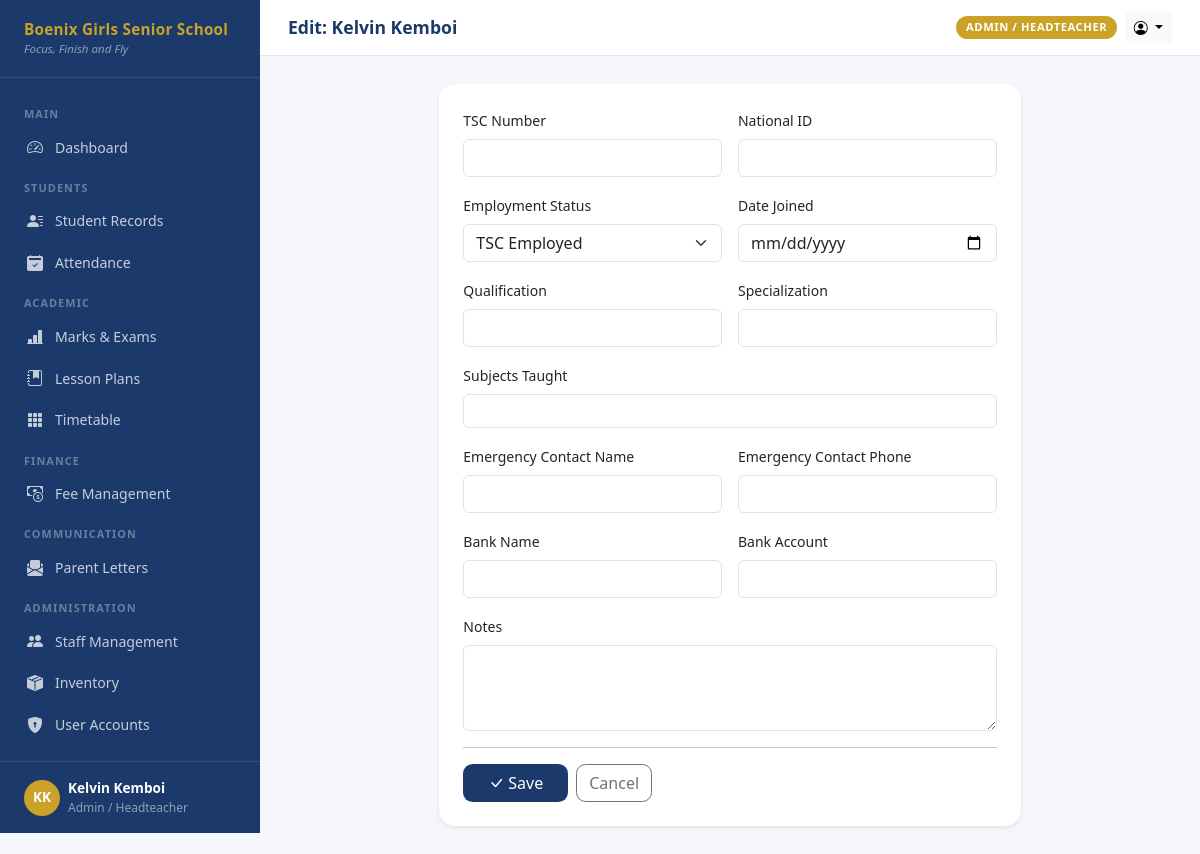
Page /staff/1/edit/ (signed in) on the committed database.
### accounts/models.py (models this page shows, shortened)
class User(AbstractUser):
    ROLE_ADMIN = 'admin'
    ROLE_CLASS_TEACHER = 'class_teacher'
    ROLE_SUBJECT_TEACHER = 'subject_teacher'
    ROLE_PARENT = 'parent'
    ROLE_BURSAR = 'bursar'
    ROLE_AUDITOR = 'auditor'
    ROLE_CHOICES = [
        (ROLE_ADMIN, 'Admin / Headteacher'),
        (ROLE_CLASS_TEACHER, 'Class Teacher'),
        (ROLE_SUBJECT_TEACHER, 'Subject Teacher'),
        (ROLE_PARENT, 'Parent (View Only)'),
        (ROLE_BURSAR, 'Bursar / Accounts'),
        (ROLE_AUDITOR, 'Auditor'),
    ]
    role = models.CharField(
        max_length=20,
        choices=ROLE_CHOICES,
        default=ROLE_SUBJECT_TEACHER,
    )
    phone = models.CharField(max_length=20, blank=True)
    profile_photo = models.ImageField(upload_to='profiles/', blank=True, null=True)
    is_active = models.BooleanField(default=True)
    class_assigned = models.CharField(max_length=20, blank=True, help_text='e.g. Form 4A')
    class Meta:
        verbose_name = 'User'
        verbose_name_plural = 'Users'
        ordering = ['last_name', 'first_name']
    @property
    def is_admin(self):
        return self.role == self.ROLE_ADMIN or self.is_superuser
    @property
    def can_view_fees(self):
        return self.role in (self.ROLE_ADMIN, self.ROLE_BURSAR, self.ROLE_AUDITOR, self.ROLE_PARENT)
    @property
    def can_enter_marks(self):
        return self.role in (self.ROLE_ADMIN, self.ROLE_CLASS_TEACHER, self.ROLE_SUBJECT_TEACHER)

### staff/models.py (models this page shows, shortened)
class StaffProfile(models.Model):
    TSC_STATUS_CHOICES = [
        ('tsc', 'TSC Employed'),
        ('bom', 'BOM Employed'),
        ('intern', 'Teaching Intern'),
        ('support', 'Support Staff'),
    ]
    user = models.OneToOneField(
        'accounts.User', on_delete=models.CASCADE, related_name='staff_profile'
    )
    tsc_number = models.CharField(max_length=30, blank=True, help_text='TSC Registration Number')
    national_id = models.CharField(max_length=20, blank=True)
    employment_status = models.CharField(max_length=20, choices=TSC_STATUS_CHOICES, default='tsc')
    date_joined = models.DateField(null=True, blank=True)
    subjects_taught = models.ManyToManyField('exams.Subject', blank=True, related_name='staff')
    qualification = models.CharField(max_length=120, blank=True, help_text='e.g. B.Ed Science, PGDE')
    specialization = models.CharField(max_length=120, blank=True)
    emergency_contact_name = models.CharField(max_length=80, blank=True)
    emergency_contact_phone = models.CharField(max_length=20, blank=True)
    bank_name = models.CharField(max_length=80, blank=True)
    bank_account = models.CharField(max_length=40, blank=True)
    is_active = models.BooleanField(default=True)
    notes = models.TextField(blank=True)
    class Meta:
        ordering = ['user__last_name']

### staff/views.py (the view)
# urls.py: path('<int:pk>/edit/', views.staff_edit, name='edit'),
@admin_required
def staff_edit(request, pk):
    user = get_object_or_404(User, pk=pk)
    profile, _ = StaffProfile.objects.get_or_create(user=user)
    form = forms.StaffProfileForm(request.POST or None, instance=profile)
    if request.method == 'POST' and form.is_valid():
        form.save()
        messages.success(request, f'{user.get_full_name()} profile updated.')
        return redirect('staff:detail', pk=pk)
    return render(request, 'staff/staff_form.html', {
        'form': form, 'member': user, 'title': f'Edit: {user.get_full_name()}'
    })

### staff/forms.py
class StaffProfileForm(forms.ModelForm):
    class Meta:
        model = StaffProfile
        fields = [
            'tsc_number', 'national_id', 'employment_status', 'date_joined',
            'subjects_taught', 'qualification', 'specialization',
            'emergency_contact_name', 'emergency_contact_phone',
            'bank_name', 'bank_account', 'notes',
        ]
        widgets = {
            'date_joined': forms.DateInput(attrs={'type': 'date', 'class': 'form-control'}),
            'subjects_taught': forms.CheckboxSelectMultiple(),
            'notes': forms.Textarea(attrs={'rows': 3, 'class': 'form-control'}),
        }
    def __init__(self, *args, **kwargs):
        super().__init__(*args, **kwargs)
        for name, field in self.fields.items():
            w = field.widget
            if isinstance(w, forms.Select):
                w.attrs.setdefault('class', 'form-select')
            elif not isinstance(w, (forms.DateInput, forms.CheckboxSelectMultiple, forms.Textarea)):
                w.attrs.setdefault('class', 'form-control')

### boenix_sms/context_processors.py (called while the page is built)
def school_info(request):
    return {
        'SCHOOL_NAME': settings.SCHOOL_NAME,
        'SCHOOL_SHORT': settings.SCHOOL_SHORT,
        'SCHOOL_MOTTO': settings.SCHOOL_MOTTO,
    }

### templates/staff/staff_form.html (shortened to what this page needs)
{% extends 'base.html' %}
{% block page_title %}{{ title }}{% endblock %}
{% block content %}
<div class="row justify-content-center">
  <div class="col-12 col-lg-8">
    <div class="card border-0 shadow-sm p-4" style="border-radius:1rem;">
      <form method="post" novalidate>
        <div class="row g-3">
          <div class="col-md-6"><label class="form-label small fw-600">TSC Number</label>{{ form.tsc_number }}</div>
          <div class="col-md-6"><label class="form-label small fw-600">National ID</label>{{ form.national_id }}</div>
          <div class="col-md-6"><label class="form-label small fw-600">Employment Status</label>{{ form.employment_status }}</div>
          <div class="col-md-6"><label class="form-label small fw-600">Date Joined</label>{{ form.date_joined }}</div>
          <div class="col-md-6"><label class="form-label small fw-600">Qualification</label>{{ form.qualification }}</div>
          <div class="col-md-6"><label class="form-label small fw-600">Specialization</label>{{ form.specialization }}</div>
          <div class="col-12">
            <label class="form-label small fw-600">Subjects Taught</label>
            <div class="p-3 border rounded" style="border-radius:0.6rem;columns:2;">{{ form.subjects_taught }}</div>
          </div>
          <div class="col-md-6"><label class="form-label small fw-600">Emergency Contact Name</label>{{ form.emergency_contact_name }}</div>
          <div class="col-md-6"><label class="form-label small fw-600">Emergency Contact Phone</label>{{ form.emergency_contact_phone }}</div>
          <div class="col-md-6"><label class="form-label small fw-600">Bank Name</label>{{ form.bank_name }}</div>
          <div class="col-md-6"><label class="form-label small fw-600">Bank Account</label>{{ form.bank_account }}</div>
          <div class="col-12"><label class="form-label small fw-600">Notes</label>{{ form.notes }}</div>
        </div>
        <hr class="my-3">
        <div class="d-flex gap-2">
          <button type="submit" class="btn px-4" style="background:#1B3A6B;color:#fff;border-radius:0.6rem;">
            <i class="bi bi-check-lg me-1"></i>Save
          </button>
          <a href="{% url 'staff:detail' member.pk %}" class="btn btn-outline-secondary" style="border-radius:0.6rem;">Cancel</a>
        </div>
      </form>
    </div>
  </div>
</div>
{% endblock %}

### templates/base.html (shortened to what this page needs)
<!DOCTYPE html>
<html lang="en">
<head>
  <link href="https://cdn.jsdelivr.net/npm/bootstrap@5.3.3/dist/css/bootstrap.min.css" rel="stylesheet">
  <link href="https://cdn.jsdelivr.net/npm/bootstrap-icons@1.11.3/font/bootstrap-icons.min.css" rel="stylesheet">
</head>
<body>
<div id="sidebar">
  <div class="sidebar-brand">
    <div class="school-name">{{ SCHOOL_NAME }}</div>
    <div class="school-motto">{{ SCHOOL_MOTTO }}</div>
  </div>
  <nav class="sidebar-nav">
    <div class="nav-section-label">Main</div>
    <a href="{% url 'dashboard:home' %}" class="nav-link {% if request.resolver_match.url_name == 'home' %}active{% endif %}">
      <i class="bi bi-speedometer2"></i> Dashboard
    </a>
    {% if user.is_admin or user.is_class_teacher %}
    <div class="nav-section-label">Students</div>
    <a href="/students/" class="nav-link">
      <i class="bi bi-person-lines-fill"></i> Student Records
    </a>
    <a href="/attendance/" class="nav-link">
      <i class="bi bi-calendar2-check-fill"></i> Attendance
    </a>
    {% endif %}
    {% if user.can_enter_marks %}
    <div class="nav-section-label">Academic</div>
    <a href="/exams/" class="nav-link">
      <i class="bi bi-bar-chart-line-fill"></i> Marks & Exams
    </a>
    <a href="/lessons/" class="nav-link">
      <i class="bi bi-journal-bookmark-fill"></i> Lesson Plans
    </a>
    <a href="/timetable/" class="nav-link">
      <i class="bi bi-grid-3x3-gap-fill"></i> Timetable
    </a>
    {% endif %}
    {% if user.can_view_fees %}
    <div class="nav-section-label">Finance</div>
    <a href="/fees/" class="nav-link">
      <i class="bi bi-cash-coin"></i> Fee Management
    </a>
    {% endif %}
    {% if user.is_admin or user.is_class_teacher %}
    <div class="nav-section-label">Communication</div>
    <a href="/letters/" class="nav-link">
      <i class="bi bi-envelope-paper-fill"></i> Parent Letters
    </a>
    {% endif %}
    {% if user.is_admin %}
    <div class="nav-section-label">Administration</div>
    <a href="/staff/" class="nav-link">
      <i class="bi bi-people-fill"></i> Staff Management
    </a>
    <a href="/inventory/" class="nav-link">
      <i class="bi bi-box-seam-fill"></i> Inventory
    </a>
    <a href="{% url 'accounts:user_list' %}" class="nav-link">
      <i class="bi bi-shield-lock-fill"></i> User Accounts
    </a>
    {% endif %}
  </nav>
  <div class="sidebar-footer">
    <div class="d-flex align-items-center gap-2">
      <div class="rounded-circle bg-gold d-flex align-items-center justify-content-center"
           style="width:36px;height:36px;background:var(--boenix-gold);font-weight:700;color:#fff;font-size:0.85rem;flex-shrink:0;">
        {{ user.first_name|first|upper }}{{ user.last_name|first|upper }}
      </div>
      <div class="overflow-hidden">
        <div class="user-name text-truncate">{{ user.get_full_name }}</div>
        <div class="user-role">{{ user.get_role_display }}</div>
      </div>
    </div>
  </div>
</div>
<div id="main">
  <div class="topbar">
    <div class="d-flex align-items-center gap-3">
      <h1 class="page-title">{% block page_title %}Dashboard{% endblock %}</h1>
    </div>
    <div class="d-flex align-items-center gap-2">
      <span class="role-badge">{{ user.get_role_display }}</span>
      <div class="dropdown">
        <button class="btn btn-sm btn-light dropdown-toggle" data-bs-toggle="dropdown">
          <i class="bi bi-person-circle"></i>
        </button>
      </div>
    </div>
  </div>
  <div class="content-area">
    {% block content %}{% endblock %}
  </div>
</div>
</body>
</html>

### templates/base.html (style rules this page uses)
:root { --boenix-navy: #1B3A6B; --boenix-gold: #C9A227; --boenix-gold-light: #F0D070; --sidebar-width: 260px; }
body { background: #F4F6FB; font-family: 'Segoe UI', sans-serif; }
#sidebar { width: var(--sidebar-width); min-height: 100vh; background: var(--boenix-navy); position: fixed; top: 0; left: 0; display: flex; flex-direction: column; z-index: 100; transition: transform 0.25s ease; }
.sidebar-brand { padding: 1.25rem 1.5rem; border-bottom: 1px solid rgba(255,255,255,0.1); }
.sidebar-brand .school-name { color: var(--boenix-gold); font-size: 0.95rem; font-weight: 700; line-height: 1.3; letter-spacing: 0.02em; }
.sidebar-brand .school-motto { color: rgba(255,255,255,0.5); font-size: 0.72rem; font-style: italic; }
.sidebar-nav { flex: 1; padding: 1rem 0; overflow-y: auto; }
.sidebar-nav .nav-section-label { color: rgba(255,255,255,0.35); font-size: 0.68rem; font-weight: 700; text-transform: uppercase; letter-spacing: 0.1em; padding: 0.75rem 1.5rem 0.25rem; }
.sidebar-nav .nav-link { color: rgba(255,255,255,0.75); padding: 0.55rem 1.5rem; font-size: 0.88rem; display: flex; align-items: center; gap: 0.65rem; border-left: 3px solid transparent; transition: all 0.15s; }
.sidebar-nav .nav-link i { font-size: 1rem; width: 1.1rem; }
.sidebar-footer { padding: 1rem 1.5rem; border-top: 1px solid rgba(255,255,255,0.1); }
.sidebar-footer .user-name { color: #fff; font-size: 0.85rem; font-weight: 600; }
.sidebar-footer .user-role { color: rgba(255,255,255,0.5); font-size: 0.75rem; }
#main { margin-left: var(--sidebar-width); min-height: 100vh; display: flex; flex-direction: column; }
.topbar { background: #fff; padding: 0.75rem 1.75rem; border-bottom: 1px solid #E5E9F2; display: flex; align-items: center; justify-content: space-between; position: sticky; top: 0; z-index: 99; }
.topbar .page-title { font-weight: 700; color: var(--boenix-navy); font-size: 1.1rem; margin: 0; }
.content-area { flex: 1; padding: 1.75rem; }
.role-badge { background: var(--boenix-gold); color: #fff; font-size: 0.7rem; font-weight: 700; padding: 0.2rem 0.6rem; border-radius: 1rem; text-transform: uppercase; letter-spacing: 0.05em; }

### rows in the picture
User: first_name|first "K", last_name|first "K", get_full_name "Kelvin Kemboi", role "Admin / Headteacher", role "ADMIN / HEADTEACHER"
StaffProfile: employment_status "TSC Employed"

### other values in the picture
{{ SCHOOL_NAME }} "Boenix Girls Senior School"
{{ SCHOOL_MOTTO }} "Focus, Finish and Fly"
{{ title }} "Edit: Kelvin Kemboi"
